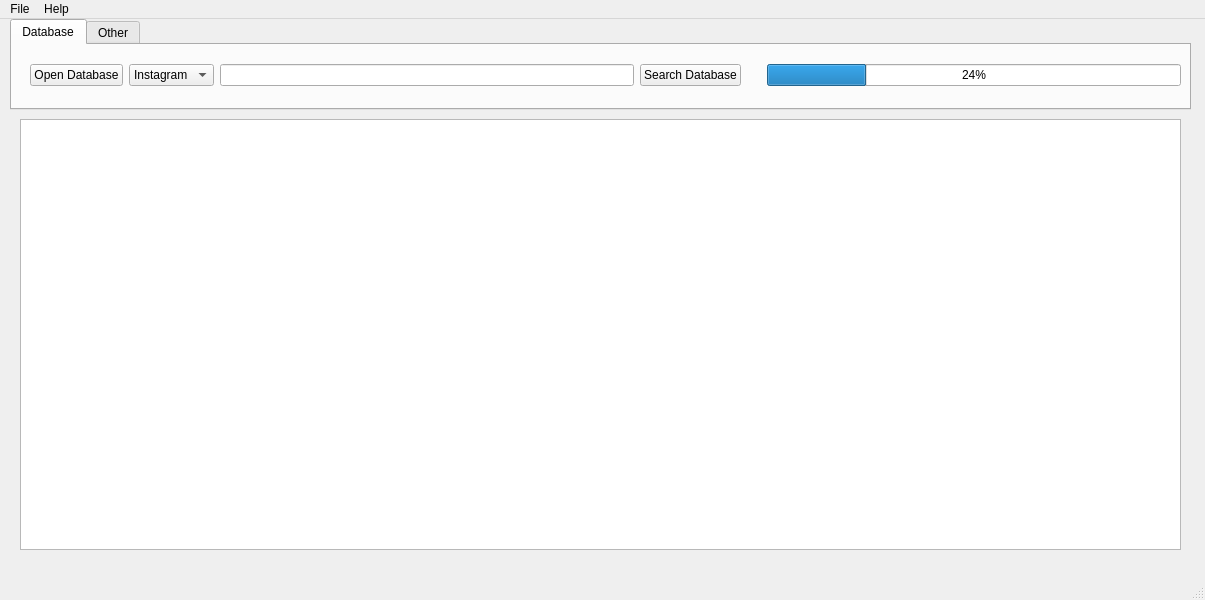
<?xml version="1.0" encoding="UTF-8"?>
<ui version="4.0">
 <class>MainWindow</class>
 <widget class="QMainWindow" name="MainWindow">
  <property name="geometry">
   <rect>
    <x>0</x>
    <y>0</y>
    <width>1205</width>
    <height>600</height>
   </rect>
  </property>
  <property name="windowTitle">
   <string>MainWindow</string>
  </property>
  <widget class="QWidget" name="centralwidget">
   <widget class="QTableView" name="databaseTable">
    <property name="geometry">
     <rect>
      <x>20</x>
      <y>100</y>
      <width>1161</width>
      <height>431</height>
     </rect>
    </property>
   </widget>
   <widget class="QTabWidget" name="tabWidget">
    <property name="geometry">
     <rect>
      <x>10</x>
      <y>0</y>
      <width>1181</width>
      <height>91</height>
     </rect>
    </property>
    <property name="tabPosition">
     <enum>QTabWidget::North</enum>
    </property>
    <property name="tabShape">
     <enum>QTabWidget::Rounded</enum>
    </property>
    <property name="currentIndex">
     <number>0</number>
    </property>
    <widget class="QWidget" name="tab">
     <attribute name="title">
      <string>Database</string>
     </attribute>
     <widget class="QWidget" name="horizontalLayoutWidget">
      <property name="geometry">
       <rect>
        <x>-2</x>
        <y>0</y>
        <width>1171</width>
        <height>61</height>
       </rect>
      </property>
      <layout class="QHBoxLayout" name="horizontalLayout">
       <item>
        <spacer name="verticalSpacer_4">
         <property name="orientation">
          <enum>Qt::Vertical</enum>
         </property>
         <property name="sizeHint" stdset="0">
          <size>
           <width>20</width>
           <height>40</height>
          </size>
         </property>
        </spacer>
       </item>
       <item>
        <widget class="QPushButton" name="OpenDBButton">
         <property name="text">
          <string>Open Database</string>
         </property>
         <property name="icon">
          <iconset>
           <normaloff>folder.svg</normaloff>folder.svg</iconset>
         </property>
        </widget>
       </item>
       <item>
        <widget class="QComboBox" name="PlatformDropdown">
         <item>
          <property name="text">
           <string>Instagram</string>
          </property>
         </item>
         <item>
          <property name="text">
           <string>Facebook</string>
          </property>
         </item>
         <item>
          <property name="text">
           <string>Twitter</string>
          </property>
         </item>
         <item>
          <property name="text">
           <string>Snapchat</string>
          </property>
         </item>
         <item>
          <property name="text">
           <string>TikTok</string>
          </property>
         </item>
        </widget>
       </item>
       <item>
        <widget class="QLineEdit" name="DBSearchBox">
         <property name="inputMask">
          <string/>
         </property>
         <property name="text">
          <string/>
         </property>
        </widget>
       </item>
       <item>
        <widget class="QPushButton" name="SearchDBButton">
         <property name="text">
          <string>Search Database</string>
         </property>
         <property name="icon">
          <iconset>
           <normaloff>search.svg</normaloff>search.svg</iconset>
         </property>
        </widget>
       </item>
       <item>
        <spacer name="verticalSpacer_5">
         <property name="orientation">
          <enum>Qt::Vertical</enum>
         </property>
         <property name="sizeHint" stdset="0">
          <size>
           <width>20</width>
           <height>40</height>
          </size>
         </property>
        </spacer>
       </item>
       <item>
        <widget class="QProgressBar" name="DBSearchProgbar">
         <property name="value">
          <number>24</number>
         </property>
        </widget>
       </item>
      </layout>
     </widget>
    </widget>
    <widget class="QWidget" name="tab_3">
     <attribute name="title">
      <string>Other</string>
     </attribute>
    </widget>
   </widget>
  </widget>
  <widget class="QMenuBar" name="menubar">
   <property name="geometry">
    <rect>
     <x>0</x>
     <y>0</y>
     <width>1205</width>
     <height>26</height>
    </rect>
   </property>
   <widget class="QMenu" name="menuFile">
    <property name="title">
     <string>File</string>
    </property>
    <addaction name="actionExport"/>
    <addaction name="actionOpen_Database"/>
   </widget>
   <widget class="QMenu" name="menuHelp">
    <property name="title">
     <string>Help</string>
    </property>
    <addaction name="actionGithub"/>
    <addaction name="actionDocumentation"/>
   </widget>
   <addaction name="menuFile"/>
   <addaction name="menuHelp"/>
  </widget>
  <widget class="QStatusBar" name="statusbar"/>
  <action name="actionExport">
   <property name="text">
    <string>Export</string>
   </property>
  </action>
  <action name="actionOpen_Database">
   <property name="text">
    <string>Import</string>
   </property>
  </action>
  <action name="actionGithub">
   <property name="text">
    <string>Github</string>
   </property>
  </action>
  <action name="actionDocumentation">
   <property name="text">
    <string>Documentation</string>
   </property>
  </action>
 </widget>
 <resources/>
 <connections/>
</ui>
